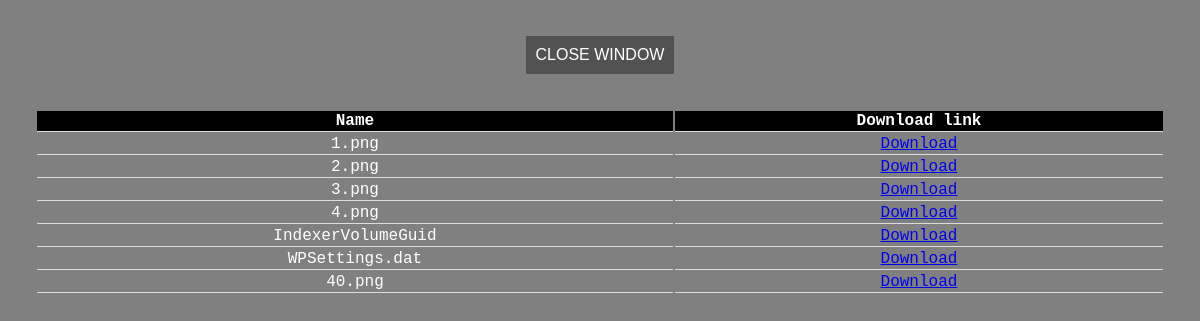
/files/personalfiles.php (signed in), run on the app's committed database.
### tables this page shows
CREATE TABLE `archivos` (
  `ID` int(11) NOT NULL,
  `nombre` varchar(50) NOT NULL,
  `ubicacion` varchar(100) NOT NULL,
  `direccion` varchar(120) NOT NULL,
  `MD5` varchar(75) NOT NULL,
  `usb` varchar(12) NOT NULL,
  `report` varchar(150) NOT NULL,
  `estado` int(1) NOT NULL
);

### www/files/personalfiles.php (the view, shortened to what this page needs)
<?php
require_once("../s4f3/config.php");
$usuario = $_SESSION['user'];
$conn = new mysqli($servername, $username, $password, $dbname);
$sql = "SELECT ID, nombre, direccion, MD5 FROM archivos WHERE usb IN (SELECT id_usb FROM usb WHERE propietario = (SELECT id_usu FROM usuarios WHERE id_usu = '$usuario'))";
$result = $conn->query($sql);
?>
<html>
<head>
<center>
    <br>
    <br>
    <input type="submit" value="CLOSE WINDOW"  class="btn"  onclick="closeWindow()">
</center>
</head>
<body>
    <table>
        <tr>
            <th>Name</th>
            <th>Download link</th>
        </tr>
        <?php
        if ($result->num_rows > 0) {
            while ($row = $result->fetch_assoc()) {
                echo "<tr><td>" . $row["nombre"] . "</td><td><a href=" . $row["direccion"] . " download>Download</td></tr>";
            }
        } else {
            echo "<tr><td colspan='2'>No personal files found.</td></tr>";
        }
        ?>
    </table>
</body>
</html>

### www/files/personalfiles.php (style rules this page uses)
.btn { background-color: #525252; color: white; padding: 10px; border: 0; cursor: pointer; font-size: 16px; }
body { margin: 0; font-family: Courier; background-color: grey; }
table { border: 1px; padding: 35px; text-align: center; color: white; width: 100%; }
th, td { border-bottom: 1px solid #ddd; }
th { background-color: black; color: white; }

### data on the page
archivos: nombre "1.png"
archivos: nombre "2.png"
archivos: nombre "3.png"
archivos: nombre "4.png"
archivos: nombre "IndexerVolumeGuid"
archivos: nombre "WPSettings.dat"
archivos: nombre "40.png"
